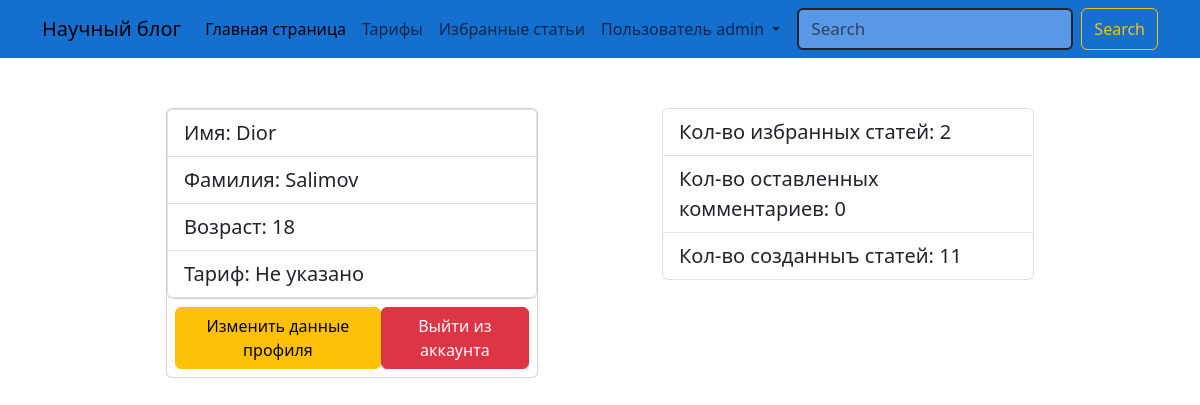
Page /account/show/profile (signed in) on the committed database.
### account/models.py (models this page shows)
class Profile(models.Model):
    user = models.OneToOneField(User, on_delete=models.CASCADE)
    first_name = models.CharField(max_length=250, null=True, blank=True, verbose_name='Имя')
    last_name = models.CharField(max_length=250, null=True, blank=True, verbose_name='Фамилия')
    age = models.IntegerField(default=0, verbose_name='Возраст')
    tariff = models.ForeignKey(Tariff, on_delete=models.CASCADE, blank=True, null=True)

### account/views.py (the view)
# urls.py: path('show/profile', views.show_profile_view, name='profile_page'),
def show_profile_view(request):
    if request.user.is_authenticated:
        user =request.user
        profile = Profile.objects.get(user=user)
        favorite_count = FavoriteArticle.objects.filter(author=user).count()
        comment_count = CommentAuthenticated.objects.filter(user=user).count()
        article_count = Articles.objects.filter(author=user).count()
        context = {
            'profile': profile,
            'title': 'Мой профиль',
            'favorite_count':favorite_count,
            'comment_count': comment_count,
            'article_count': article_count
        }
        return render(request, 'account/profile.html', context)

### account/templatetags/account_tag.py (called while the page is built)
@register.simple_tag()
def update_none(text):
    if text is None or text == 0:
        return 'Не указано'
    else:
        return text

### account/templates/account/profile.html (shortened to what this page needs)
{% extends 'base.html' %}
{% load account_tag %}
{% block content %}
<div class="container mt-5">
    <div class="d-flex justify-content-evenly">
        <div class="col-4">
            <div class="card">
                <ul class="list-group">
                    <li class="list-group-item fs-5">Имя: {% update_none profile.first_name %}</li>
                    <li class="list-group-item fs-5">Фамилия: {% update_none profile.last_name %}</li>
                    <li class="list-group-item fs-5">Возраст: {% update_none profile.age %}</li>
                    <li class="list-group-item fs-5">Тариф: {% update_none profile.tariff %}</li>
                </ul>
                <div class="d-flex justify-content-between p-2">
                    <a href="{% url 'edit_profile_active' %}" class="btn btn-warning">Изменить данные профиля</a>
                    <a href="{% url 'logout_active' %}" class="btn btn-danger">Выйти из аккаунта</a>
                </div>
            </div>
        </div>
        <div class="col-4">
            <ul class="list-group">
                <li class="list-group-item fs-5">Кол-во избранных статей: {{ favorite_count }}</li>
                <li class="list-group-item fs-5">Кол-во оставленных комментариев: {{ comment_count }}</li>
                <li class="list-group-item fs-5">Кол-во созданныъ статей: {{ article_count }}</li>
            </ul>
        </div>
    </div>
</div>
{% endblock content %}

### templates/base.html (shortened to what this page needs)
{% load static %}
<!doctype html>
<html lang="en">
<head>
    <link href="https://cdn.jsdelivr.net/npm/bootstrap@5.3.3/dist/css/bootstrap.min.css" rel="stylesheet"
>
    <link rel="stylesheet" href="https://cdn.jsdelivr.net/npm/bootstrap-icons@1.11.3/font/bootstrap-icons.min.css">
    <link rel="stylesheet" href="{% static 'css/style.css' %}">
</head>
<body>
<nav class="navbar navbar-expand-lg header-custom">
    <div class="container">
        <a class="navbar-brand" href="{% url 'index_page' %}">Научный блог</a>
        <div class="collapse navbar-collapse" id="navbarSupportedContent">
            <ul class="navbar-nav me-auto mb-2 mb-lg-0">
                <li class="nav-item">
                    <a class="nav-link active" aria-current="page" href="{% url 'index_page' %}">Главная страница</a>
                </li>
                <li class="nav-item">
                    <a class="nav-link" href="{% url 'tariff_plan_page' %}">Тарифы</a>
                </li>
                {% if request.user.is_authenticated %}
                <li class="nav-item">
                    <a class="nav-link" href="{% url 'favorite_page' %}">Избранные статьи</a>
                </li>
                {% endif %}
                <li class="nav-item dropdown">
                    <a class="nav-link dropdown-toggle" href="#" role="button" data-bs-toggle="dropdown"
                       aria-expanded="false">
                        {% if request.user.is_authenticated %}
                        Пользователь {{ request.user.username }}
                        {% else %}
                        Аккаунт
                        {% endif %}
                    </a>
                </li>
            </ul>
            <form class="d-flex" role="search" method="get" action="{% url 'search_article_active' %}">
                <input class="form-control me-2 custom-form" name="q" type="search" placeholder="Search" aria-label="Search">
                <button class="btn btn-outline-warning" type="submit">Search</button>
            </form>
        </div>
    </div>
</nav>
{% block content %}
{% endblock content %}
</body>
</html>

### static/css/style.css (style rules this page uses)
* { text-decoration: none; list-style: none; margin: 0; padding: 0; }
body { background: url('https://www.unite.ai/wp-content/uploads/2023/12/601b1bfb-b5f9-4a7d-9a5d-a04616685e42.jpg'); background-repeat: no-repeat; background-size: cover; }
.header-custom { background-color: #146fcf; border-bottom: 2px solid white; }
.custom-form { background-color: #5998e7; font-size: 17px; padding: 6px 12px; border: 2px solid ; }

### rows in the picture
Profile: first_name "Dior", last_name "Salimov", age "18", tariff "Не указано"

### other values in the picture
{{ request.user.username }} "admin"
{{ favorite_count }} "2"
{{ comment_count }} "0"
{{ article_count }} "11"
